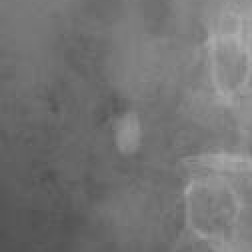
#> input picture images/3043894_2L_0.png, 126 x 126 px (shown 2 times larger); its folder holds only this picture in this run
$ python -i stone_inpainting.py   (imports and definitions only)
#> lines starting #> are read from the running program, lines starting #| are printed output that depends on the picture
#> further down, picture is the input picture: shape (126, 126, 3); min 80, max 173, mean 116.1
from tensorflow.keras.layers import Input, Dense, Reshape, Flatten, Dropout, multiply, GaussianNoise
from tensorflow.keras.layers import BatchNormalization, Concatenate, Activation, LeakyReLU
from tensorflow.keras.layers import UpSampling2D, Conv2D, Conv2DTranspose
from tensorflow.keras.models import Sequential, Model

import numpy as np
import cv2
import os
import matplotlib.pyplot as plt
import random
import imutils

DATA_PATH = ''
K_STONE_DIR = 'data/new_dataset/kidney_stones/'
U_STONE_DIR = 'data/new_dataset/ureteral_stones/'
B_STONE_DIR = 'data/new_dataset/bladder_stones/'

INPUT_SIZE = 128


# [100 lines left out: functions build_generator, preprocessing, postprocessing, random_augment, not called in this run]


def imerode(image, size=10):

#> called with size = 10
    kernel = np.ones((size, size), np.uint8)
    image[:, :, 0] = cv2.erode(image[:, :, 0], kernel)
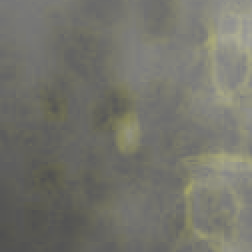
#> image: shape (126, 126, 3) (shown 2 times larger); mean B, G, R 107.1, 116.1, 116.1
    image[:, :, 1] = cv2.erode(image[:, :, 1], kernel)
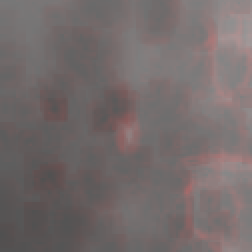
#> image: shape (126, 126, 3) (shown 2 times larger); mean B, G, R 107.1, 107.1, 116.1
    image[:, :, 2] = cv2.erode(image[:, :, 2], kernel)
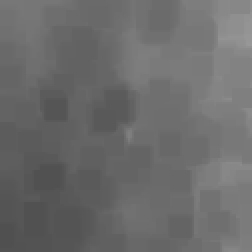
#> image: shape (126, 126, 3) (shown 2 times larger); min 80, max 152, mean 107.1

    return image


# [395 lines left out: functions stone_inpainting, stone_gen, stone_gen_sc, not called in this run]

            # # compensate erased stones
            # location_list = np.argwhere(kub_map == 255)
            # num_stone = 0
            # # print('erase_count ', erase_count)
            # if erase_count > 3:
            #     erase_count = 3
            #
            # while num_stone < erase_count:
            #     # random select stones
            #     location = random.choice(location_list)
            #
            #     # find stone type
            #     if location[2] == 2:  # kidney stone
            #         stone_name = random.choice(k_stone_list)
            #         stone_mask = cv2.imread((K_STONE_DIR + os.sep + stone_name), cv2.IMREAD_GRAYSCALE)
            #
            #     elif location[2] == 1:  # ureter stone
            #         stone_name = random.choice(u_stone_list)
            #         stone_mask = cv2.imread((U_STONE_DIR + os.sep + stone_name), cv2.IMREAD_GRAYSCALE)
            #
            #     elif location[2] == 0:  # bladder region
            #         stone_name = random.choice(b_stone_list)
            #         stone_mask = cv2.imread((B_STONE_DIR + os.sep + stone_name), cv2.IMREAD_GRAYSCALE)
            #
            #     # check stone's properties
            #     contour_params = [location[1], location[0], stone_mask.shape[0], stone_mask.shape[1]]
            #     if min_width < stone_mask.shape[0] < max_width:
            #         try:
            #             gen_image, gen_gt, save_org, save_input = stone_inpainting(generator,
            #                                                                        gen_image,
            #                                                                        gen_gt,
            #                                                                        stone_mask,
            #                                                                        contour_params,
            #                                                                        location[2],
            #                                                                        display_image1,
            #                                                                        display_image2)
            #             num_stone += 1
            #
            #         except:
            #             print(image_name[0][:-4])

            # if flag_save:
                # gen_image_location = np.concatenate((display_image1, display_image2), axis=1)
                # cv2.imwrite('data/1-10-1/g(sc)_images' + os.sep + image_name[0][:-4] + '_' + str(num_img) + '.png', gen_image)
                # cv2.imwrite('data/1-10-1/g(sc)_gt' + os.sep + image_name[0][:-4] + '_' + str(num_img) + '.png', gen_gt)

                # if num_img < 3:
                #     cv2.imwrite('data/G(sc)_images_location' + os.sep + image_name[0][:-4] + '_' + str(num_img) + '.png',
                #                 gen_image_location)


# [10 lines not run here, left out]

>>> import cv2
>>> picture = cv2.imread('images/3043894_2L_0.png')
>>> result = imerode(picture)

$ run again, on images/3071413_0.png
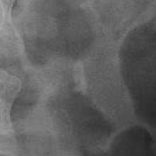
#> input picture images/3071413_0.png, 156 x 156 px
#> picture is the input picture: shape (156, 156, 3); min 34, max 173, mean 95.9
#> in imerode, `image[:, :, 1] = cv2.erode(image[:, :, 1], kernel)`:
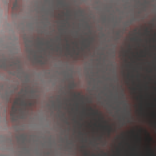
#> image: shape (156, 156, 3); mean B, G, R 84.7, 84.7, 95.9
#> in imerode, `image[:, :, 2] = cv2.erode(image[:, :, 2], kernel)`:
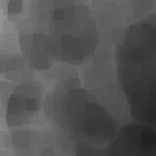
#> image: shape (156, 156, 3); min 34, max 148, mean 84.7
